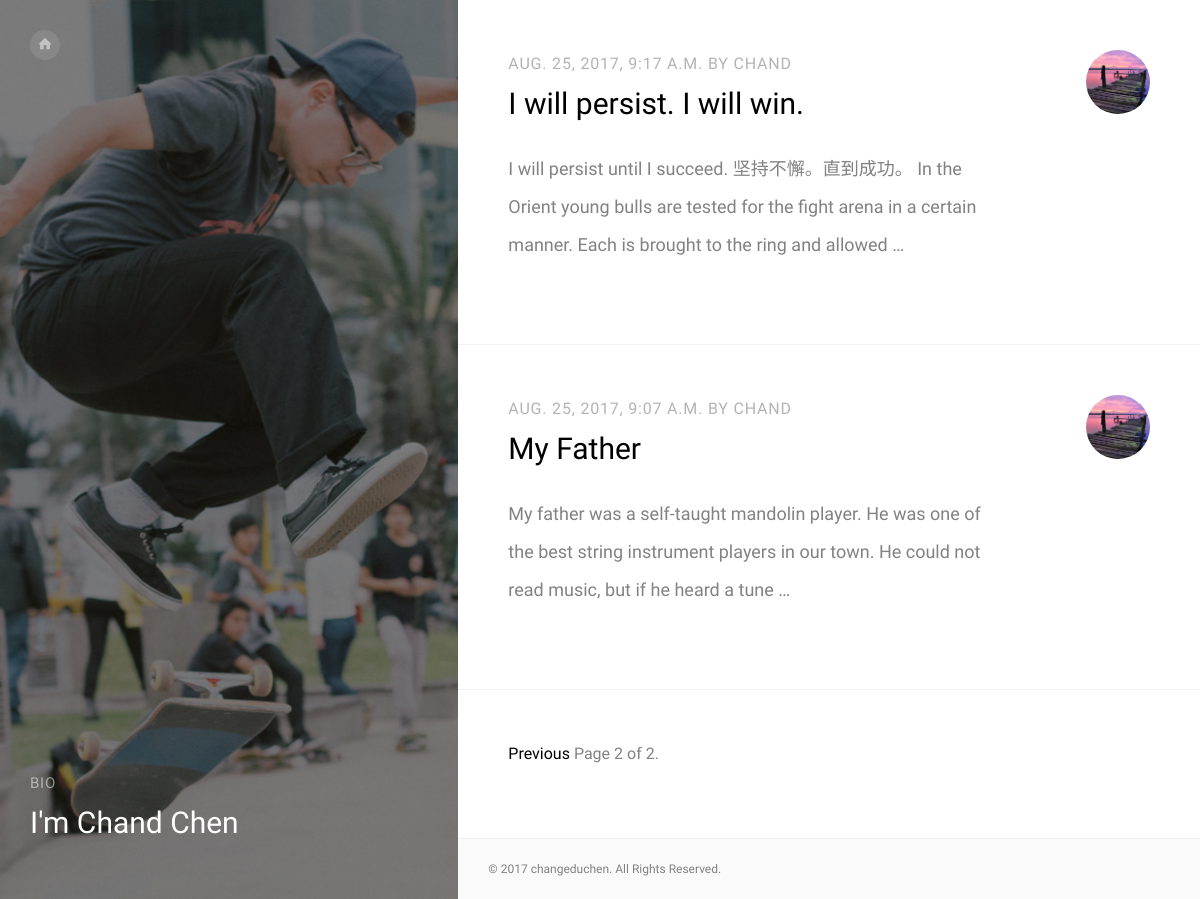
Screenshot of /blog/?page=2 with the database file from the repository.
### blog/models.py (models this page shows, shortened)
class Post(models.Model):
    STATUS_CHOICE = (
        ('draft', 'Draft'),
        ('published', 'Published'),
    )
    title = models.CharField(max_length=250)
    slug = models.SlugField(max_length=250, unique_for_date='publish')
    author = models.ForeignKey(User, related_name='blog_posts')
    body = models.TextField()
    publish = models.DateTimeField(default=timezone.now)
    created = models.DateTimeField(auto_now_add=True)
    updated = models.DateTimeField(auto_now=True)
    status = models.CharField(
        max_length=10, choices=STATUS_CHOICE, default='draft')
    objects = models.Manager()
    published = PublishedManager()
    class Meta:
        ordering = ('-publish', )
    def get_absolute_url(self):
        return reverse('blog:post_detail',
                       args=[self.publish.year,
                             self.publish.strftime('%m'),
                             self.publish.strftime('%d'),
                             self.slug])

### blog/views.py (the view)
class PostListView(ListView):
    queryset = Post.published.all()
    context_object_name = 'posts'
    paginate_by = 5
    template_name = 'story/index.html'

### blog/templates/story/index.html (shortened to what this page needs)
{% load staticfiles %}
<!DOCTYPE HTML>
<html>
	<head>
	<link rel="stylesheet" href={% static "css/animate.css" %}>
	<link rel="stylesheet" href={% static "css/icomoon.css" %}>
	<link rel="stylesheet" href={% static "css/bootstrap.css" %}>
	<link rel="stylesheet" href={% static "css/style.css" %}>
	</head>
	<body>
	<div id="page">
		<div id="fh5co-aside" style="background-image: url({% static 'images/image_1.jpg' %})">
			<div class="overlay"></div>
			<nav role="navigation">
				<ul>
					<li><a href={% url 'blog:post_list' %}><i class="icon-home"></i></a></li>
				</ul>
			</nav>
			<div class="featured">
				<span>Bio</span>
				<h2>I'm Chand Chen </a></h2>
			</div>
		</div>
		<div id="fh5co-main-content">
			<div class="fh5co-post">
			{% for post in posts %}
				<div class="fh5co-entry padding">
					<img src={% static "images/project-1.jpg" %} alt="Free HTML5 Bootstrap Template by FreeHTML5.co">
					<div>
						<span class="fh5co-post-date">{{ post.publish }} by {{ post.author }}</span>
						<h2><a href="{{ post.get_absolute_url }}">{{ post.title }}</a></h2>
						<p>{{ post.body|truncatewords:30|linebreaks }}</p>
					</div>
				</div>
			{% endfor %}
				<div class="fh5co-entry padding">
				{% include "blog/pagination.html" with page=page_obj %}
				</div>
				</div>
				<footer>
					<div>
					&copy; 2017 changeduchen. All Rights Reserved.
					</div>
				</footer>
			</div>
		</div>
	</body>
</html>

### blog/static/css/icomoon.css (style rules this page uses)
[class^="icon-"], [class*=" icon-"] { font-family: 'icomoon' !important; speak: none; font-style: normal; font-weight: normal; font-variant: normal; text-transform: none; line-height: 1; -webkit-font-smoothing: antialiased; -moz-osx-font-smoothing: grayscale; }
.icon-home:before { content: "\e9b8"; }

### blog/static/css/style.css (style rules this page uses)
body { font-family: "Work Sans", Arial, sans-serif; font-weight: 400; font-size: 16px; line-height: 1.7; color: #828282; background: #fff; }
#page { position: relative; overflow-x: hidden; width: 100%; height: 100%; -webkit-transition: 0.5s; -o-transition: 0.5s; transition: 0.5s; }
a { color: #FC5185; -webkit-transition: 0.5s; -o-transition: 0.5s; transition: 0.5s; }
p, ul, ol { margin-bottom: 30px; font-size: 18px; line-height: 38px; }
h1, h2, h3, h4, h5, h6, figure { color: #000; font-family: "Work Sans", Arial, sans-serif; font-weight: 400; margin: 0 0 30px 0; }
#fh5co-aside { width: 38.2%; top: 0; left: 0; bottom: 0; position: fixed; height: 100%; z-index: 555; background-size: cover; background-repeat: no-repeat; background-position: center center; }
#fh5co-aside a { color: rgba(255, 255, 255, 0.5); }
#fh5co-aside .overlay { position: absolute; top: 0; bottom: 0; left: 0; right: 0; z-index: 10; background: rgba(0, 0, 0, 0.5); }
#fh5co-aside .featured, #fh5co-aside nav, #fh5co-aside .page-title { z-index: 12; position: absolute; bottom: 0; padding: 30px; }
#fh5co-aside .featured h2, #fh5co-aside nav h2, #fh5co-aside .page-title h2 { color: #fff; font-weight: 300; }
#fh5co-aside .featured > span, #fh5co-aside nav > span, #fh5co-aside .page-title > span { display: block; color: rgba(255, 255, 255, 0.5); text-transform: uppercase; font-size: 15px; letter-spacing: .05em; margin-bottom: 10px; }
#fh5co-aside nav { top: 0; bottom: inherit !important; }
#fh5co-aside nav ul { padding: 0; margin: 0; }
#fh5co-aside nav ul li { padding: 0; margin: 0; list-style: none; }
#fh5co-aside nav ul li a { font-size: 14px; text-transform: uppercase; position: relative; height: 30px; width: 30px; display: block; text-align: center; line-height: 30px; -webkit-border-radius: 50%; -moz-border-radius: 50%; -ms-border-radius: 50%; border-radius: 50%; background: rgba(255, 255, 255, 0.1); }
footer { background: #fafafa; clear: both; font-size: 12px; padding: 20px 30px !important; }
#fh5co-main-content { margin-left: 38.1966%; position: relative; z-index: 999; }
.fh5co-post-date { color: #b3b3b3; margin-bottom: 10px; display: block; text-transform: uppercase; font-weight: 100; letter-spacing: .05em; }
.padding { padding: 50px; }
.fh5co-post .fh5co-entry { float: left; width: 100%; border-bottom: 1px solid #f2f2f2; }
.fh5co-post .fh5co-entry > img { float: right; width: 10%; margin-bottom: 30px; -webkit-border-radius: 50%; -moz-border-radius: 50%; -ms-border-radius: 50%; border-radius: 50%; }
.fh5co-post .fh5co-entry > div { width: 77%; float: left; margin-right: 5%; margin-top: 0px; }
.fh5co-post .fh5co-entry > div a { color: #000; }
.fh5co-post .fh5co-entry > div h2 { margin-bottom: 10px; font-weight: 100; }

### rows the page displays
Post: publish "AUG. 25, 2017, 9:17 A.M.", author "CHAND", title "I will persist. I will win.", body "I will persist until I succeed. 坚持不懈。直到成功。 In the Orient young bulls are tested for the fight arena in a certain manner. Each is brought to the ring and allowed …"
Post: publish "AUG. 25, 2017, 9:07 A.M.", author "CHAND", title "My Father", body "My father was a self-taught mandolin player. He was one of the best string instrument players in our town. He could not read music, but if he heard a tune …"

### other values shown
{{ page.number }} "2"
{{ page.paginator.num_pages }} "2"
